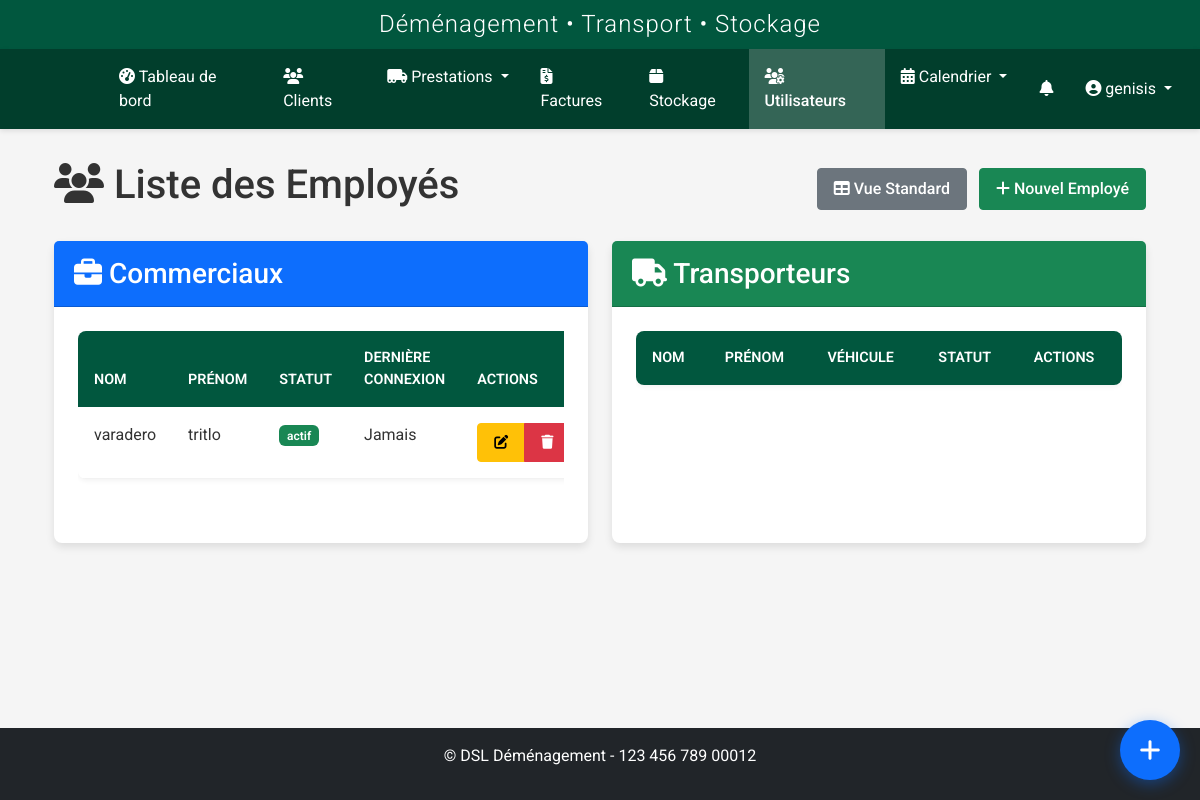
Page /utilisateurs/users/liste (signed in) on the committed database.
### models.py (models this page shows, shortened)
class User(UserMixin, db.Model):
    id = db.Column(db.Integer, primary_key=True)
    nom = db.Column(db.String(64), nullable=False)
    prenom = db.Column(db.String(64), nullable=False)
    username = db.Column(db.String(64), unique=True, nullable=False)
    email = db.Column(db.String(120), unique=True, nullable=True)
    password_hash = db.Column(db.String(256), nullable=False)
    role = db.Column(db.String(20), nullable=False, default='transporteur')
    statut = db.Column(db.String(20), nullable=False, default='actif')
    vehicule = db.Column(db.String(100), nullable=True)
    type_vehicule_id = db.Column(db.Integer, db.ForeignKey('type_vehicule.id'), nullable=True)
    permis_conduire = db.Column(db.String(50), nullable=True)
    notes = db.Column(db.Text, nullable=True)
    derniere_connexion = db.Column(db.DateTime, nullable=True)
    date_creation = db.Column(db.DateTime, nullable=False, default=datetime.utcnow)
    prestations = db.relationship('Prestation', secondary=prestation_transporteurs, back_populates='transporteurs')
    type_vehicule = db.relationship('TypeVehicule', backref='transporteurs')
    def is_admin(self):
        return self.role in ['admin', 'superadmin']
    def is_transporteur(self):
        return self.role == 'transporteur' or self.is_admin()

### routes/user.py (the view)
@user_bp.route('/users/liste')
@login_required
@role_required('admin', 'superadmin')
def liste():
    users = User.query.filter(User.role.in_(['commercial', 'transporteur'])).order_by(User.role, User.nom).all()
    return render_template('users/liste.html', users=users)

### auth.py (called while the page is built)
def role_required(*roles):
    def wrapper(f):
        @wraps(f)
        @login_required
        def decorated_function(*args, **kwargs):
            if not current_user.is_authenticated:
                return redirect(url_for('auth.login'))
            if current_user.role in ['admin', 'commercial']:
                module = request.blueprint
                if module in ['stockage', 'facture']:
                    flash('Ce module est en cours de développement et sera disponible dans un futur proche. Accès temporairement restreint.', 'warning')
                    return redirect(url_for('dashboard.index'))
            if not any(current_user.role == role for role in roles):
                abort(403)
            return f(*args, **kwargs)
        return decorated_function
    return wrapper

### templates/users/liste.html (shortened to what this page needs)
{% extends "base.html" %}
{% block content %}
<div class="container-fluid">
    <div class="row mb-4">
        <div class="col-12">
            <div class="d-flex justify-content-between align-items-center">
                <h1><i class="fas fa-users"></i> Liste des Employés</h1>
                <div>
                    <a href="{{ url_for('user.index') }}" class="btn btn-secondary me-2">
                        <i class="fas fa-table"></i> Vue Standard
                    </a>
                    <a href="{{ url_for('user.add') }}" class="btn btn-success">
                        <i class="fas fa-plus"></i> Nouvel Employé
                    </a>
                </div>
            </div>
        </div>
    </div>
    <div class="row">
        <div class="col-md-6">
            <div class="card h-100">
                <div class="card-header bg-primary text-white">
                    <h3 class="card-title mb-0">
                        <i class="fas fa-briefcase"></i> Commerciaux
                    </h3>
                </div>
                <div class="card-body">
                    <div class="table-responsive">
                        <table class="table table-hover">
                            <thead>
                                <tr>
                                    <th>Nom</th>
                                    <th>Prénom</th>
                                    <th>Statut</th>
                                    <th>Dernière Connexion</th>
                                    <th>Actions</th>
                                </tr>
                            </thead>
                            <tbody>
                                {% for user in users %}
                                {% if user.role == 'commercial' %}
                                <tr>
                                    <td>{{ user.nom }}</td>
                                    <td>{{ user.prenom }}</td>
                                    <td>
                                        <span class="badge {% if user.statut == 'actif' %}bg-success{% else %}bg-danger{% endif %}">
                                            {{ user.statut }}
                                        </span>
                                    </td>
                                    <td>{{ user.derniere_connexion or 'Jamais' }}</td>
                                    <td>
                                        <div class="btn-group">
                                            <a href="{{ url_for('user.edit', id=user.id) }}" class="btn btn-sm btn-warning">
                                                <i class="fas fa-edit"></i>
                                            </a>
                                            <button class="btn btn-sm btn-danger" onclick="confirmDelete('{{ url_for('user.delete', id=user.id) }}', )">
                                                <i class="fas fa-trash"></i>
                                            </button>
                                        </div>
                                    </td>
                                </tr>
                                {% endif %}
                                {% endfor %}
                            </tbody>
                        </table>
                    </div>
                </div>
            </div>
        </div>
        <div class="col-md-6">
            <div class="card h-100">
                <div class="card-header bg-success text-white">
                    <h3 class="card-title mb-0">
                        <i class="fas fa-truck"></i> Transporteurs
                    </h3>
                </div>
                <div class="card-body">
                    <div class="table-responsive">
                        <table class="table table-hover">
                            <thead>
                                <tr>
                                    <th>Nom</th>
                                    <th>Prénom</th>
                                    <th>Véhicule</th>
                                    <th>Statut</th>
                                    <th>Actions</th>
                                </tr>
                            </thead>
                        </table>
                    </div>
                </div>
            </div>
        </div>
    </div>
</div>
{% endblock %}

### templates/base.html (shortened to what this page needs)
<!DOCTYPE html>
<html lang="fr">
<head>
    <link href="https://cdn.jsdelivr.net/npm/bootstrap@5.2.3/dist/css/bootstrap.min.css" rel="stylesheet">
    <link rel="stylesheet" href="https://cdnjs.cloudflare.com/ajax/libs/font-awesome/6.2.1/css/all.min.css">
    <link rel="stylesheet" href="https://cdnjs.cloudflare.com/ajax/libs/toastr.js/latest/toastr.min.css">
    <link href="https://cdn.jsdelivr.net/npm/fullcalendar@5.11.3/main.min.css" rel="stylesheet">
    <link href="https://cdn.jsdelivr.net/npm/summernote@0.8.18/dist/summernote-lite.min.css" rel="stylesheet">
    <link rel="stylesheet" href="{{ url_for('static', filename='css/style.css') }}">
    <link rel="stylesheet" href="{{ url_for('static', filename='css/notification-flash.css') }}">
    <link rel="stylesheet" href="{{ url_for('static', filename='css/notifications.css') }}">
    <link rel="stylesheet" href="{{ url_for('static', filename='css/prestations.css') }}">
    <link rel="stylesheet" href="{{ url_for('static', filename='css/custom-calendar.css') }}">
    <link rel="stylesheet" href="{{ url_for('static', filename='css/navbar-logos.css') }}">
    <link rel="stylesheet" href="{{ url_for('static', filename='css/whatsapp-buttons.css') }}">
    <link rel="stylesheet" href="{{ url_for('static', filename='css/quick-access-bubble.css') }}">
</head>
<body {% if current_user.is_authenticated %}data-user-role="{{ current_user.role }}" data-user-id="{{ current_user.id }}"{% endif %}>
    {% if current_user.is_authenticated %}
        <header>
            <div class="app-header">
                <h2>Déménagement • Transport • Stockage</h2>
            </div>
            <nav class="navbar navbar-dark navbar-expand-lg">
                <div class="container-fluid">
                    <a class="navbar-brand" href="{{ url_for('dashboard.index') }}">
                        <div class="logo-slideshow">
                        </div>
                    </a>
                    <div class="collapse navbar-collapse" id="navbarMain">
                        <ul class="navbar-nav me-auto mb-2 mb-lg-0">
                            <li class="nav-item">
                                <a class="nav-link {% if request.endpoint == 'dashboard.index' %}active{% endif %}" href="{{ url_for('dashboard.index') }}">
                                    <i class="fas fa-tachometer-alt"></i> Tableau de bord
                                </a>
                            </li>
                            <li class="nav-item">
                                <a class="nav-link {% if request.endpoint.startswith('client.') %}active{% endif %}" href="{{ url_for('client.index') }}">
                                    <i class="fas fa-users"></i> Clients
                                </a>
                            </li>
                            <li class="nav-item dropdown">
                                <a class="nav-link dropdown-toggle {% if request.endpoint.startswith('prestation.') %}active{% endif %}" href="#" id="prestationsDropdown" role="button" data-bs-toggle="dropdown" aria-expanded="false">
                                    <i class="fas fa-truck-moving"></i> Prestations
                                </a>
                            </li>
                            <li class="nav-item">
                                <a class="nav-link {% if request.endpoint.startswith('facture.') %}active{% endif %}" href="{{ url_for('facture.index') }}">
                                    <i class="fas fa-file-invoice-dollar"></i> Factures
                                </a>
                            </li>
                            <li class="nav-item">
                                <a class="nav-link {% if request.endpoint.startswith('stockage.') %}active{% endif %}" href="{{ url_for('stockage.index') }}">
                                    <i class="fas fa-box"></i> Stockage
                                </a>
                            </li>
                            {% if current_user.is_admin %}
                            <li class="nav-item">
                                <a class="nav-link {% if request.endpoint.startswith('user.') %}active{% endif %}" href="{{ url_for('user.index') }}">
                                    <i class="fas fa-users-cog"></i> Utilisateurs
                                </a>
                            </li>
                            {% endif %}
                            <li class="nav-item dropdown">
                                <a class="nav-link dropdown-toggle {% if request.endpoint.startswith('calendrier.') %}active{% endif %}" href="#" id="calendrierDropdown" role="button" data-bs-toggle="dropdown" aria-expanded="false">
                                    <i class="fas fa-calendar-alt"></i> Calendrier
                                </a>
                            </li>
                        </ul>
                        <ul class="navbar-nav">
                            {% if current_user.is_authenticated and (current_user.is_transporteur() or current_user.is_admin() or current_user.role in ['commercial', 'superadmin']) %}
                            <li class="nav-item">
                                <a href="{{ url_for('transporteur_prestations.notifications') }}" class="nav-link position-relative">
                                    <i class="fas fa-bell"></i>
                                </a>
                            </li>
                            {% endif %}
                            <li class="nav-item dropdown">
                                <a class="nav-link dropdown-toggle" href="#" id="userDropdown" role="button" data-bs-toggle="dropdown">
                                    <i class="fas fa-user-circle"></i> {{ current_user.username }}
                                </a>
                            </li>
                        </ul>
                    </div>
                </div>
            </nav>
        </header>
        <main class="main-content">
            <div class="container">
                {% block content %}{% endblock %}
            </div>
        </main>
        <footer class="mt-5 py-3 bg-dark text-white">
            <div class="container text-center">
                <p>&copy; {{ config.COMPANY_FULL_NAME }} - {{ config.COMPANY_SIRET }}</p>
            </div>
        </footer>
    {% else %}
        <main class="main-content">
            <div class="container">
                {% block auth_content %}{% endblock %}
            </div>
        </main>
    {% endif %}
</body>
</html>

### static/css/style.css (style rules this page uses)
:root { --primary-color: #01573e; --primary-light: #0a8f6c; --primary-dark: #013e2c; --secondary-color: #e0e0e0; --secondary-light: #f5f5f5; --secondary-dark: #9e9e9e; --light-color: #ffffff; --dark-color: #333333; --danger-color: #DC3545; --success-color: #28A745; --warning-color: #FFC107; --info-color: #17A2B8; }
body { font-family: 'Roboto', sans-serif; background-color: var(--secondary-light); color: var(--dark-color); min-height: 100vh; display: flex; flex-direction: column; }
.app-header { background: var(--primary-color); color: var(--light-color); padding: 10px 0; text-align: center; box-shadow: 0 2px 10px rgba(0, 0, 0, 0.1); }
.app-header h2 { margin: 0; font-size: 1.5rem; font-weight: 300; letter-spacing: 1px; }
.navbar { background-color: var(--primary-dark); padding: 0; box-shadow: 0 2px 5px rgba(0, 0, 0, 0.1); }
.navbar-brand { padding: 0.5rem 1rem; }
.navbar-dark .navbar-nav .nav-link { color: var(--light-color); padding: 1rem; transition: all 0.3s ease; }
.navbar-dark .navbar-nav .nav-link.active { background-color: rgba(255, 255, 255, 0.2); color: var(--light-color); font-weight: 500; }
.main-content { flex: 1; padding: 2rem 0; }
.card { background-color: var(--light-color); border: none; border-radius: 8px; box-shadow: 0 4px 8px rgba(0, 0, 0, 0.1); margin-bottom: 1.5rem; transition: transform 0.3s ease, box-shadow 0.3s ease; color: var(--dark-color); }
.card-header { background-color: var(--primary-color); padding: 1rem 1.25rem; color: var(--light-color); font-weight: 500; border-radius: 8px 8px 0 0; }
.card-body { padding: 1.5rem; }
.table { color: var(--dark-color); background-color: var(--light-color); border-radius: 8px; overflow: hidden; box-shadow: 0 2px 5px rgba(0, 0, 0, 0.05); }
.table thead th { background-color: var(--primary-color); border-bottom: 0; color: var(--light-color); font-weight: 600; text-transform: uppercase; padding: 1rem; font-size: 0.9rem; }
.table tbody tr { transition: background-color 0.3s ease; border-bottom: 1px solid rgba(0, 0, 0, 0.05); }
.table tbody td { padding: 1rem; color: var(--dark-color); }
a { color: var(--primary-color); transition: all 0.3s ease; }
.badge { font-weight: 600; padding: 0.35em 0.65em; }
.btn { font-weight: 500; padding: 0.5rem 1rem; border-radius: 4px; transition: all 0.3s ease; }
footer { background-color: var(--primary-dark); color: rgba(255, 255, 255, 0.8); padding: 1rem 0; margin-top: auto; text-align: center; }

### static/css/custom-calendar.css (style rules this page uses)
:root { --fc-button-bg-color: #1a1a2e; --fc-button-border-color: #16213e; --fc-button-hover-bg-color: #0f3460; --fc-button-hover-border-color: #0f3460; --fc-button-active-bg-color: #0f3460; --fc-button-active-border-color: #0f3460; }
.navbar-brand { padding: 0; height: 60px; display: flex; align-items: center; }
:root { --agenda-blue: #1a75ff; --agenda-red: #ff4d4d; --agenda-green: #33cc33; --paper-color: #fff; --line-color: rgba(0, 0, 0, 0.1); }

### static/css/navbar-logos.css (style rules this page uses)
.logo-slideshow { position: relative; height: 60px; width: 60px; overflow: hidden; margin-right: 15px; }

### templates/base.html (style rules this page uses)
.main-content { visibility: hidden; }
body { background-color: #fff; }

### rows in the picture
User: username "genisis"
User: nom "varadero", prenom "tritlo", statut "actif", derniere_connexion "Jamais"

### other values in the picture
{{ config.COMPANY_FULL_NAME }} "DSL Déménagement"
{{ config.COMPANY_SIRET }} "123 456 789 00012"
